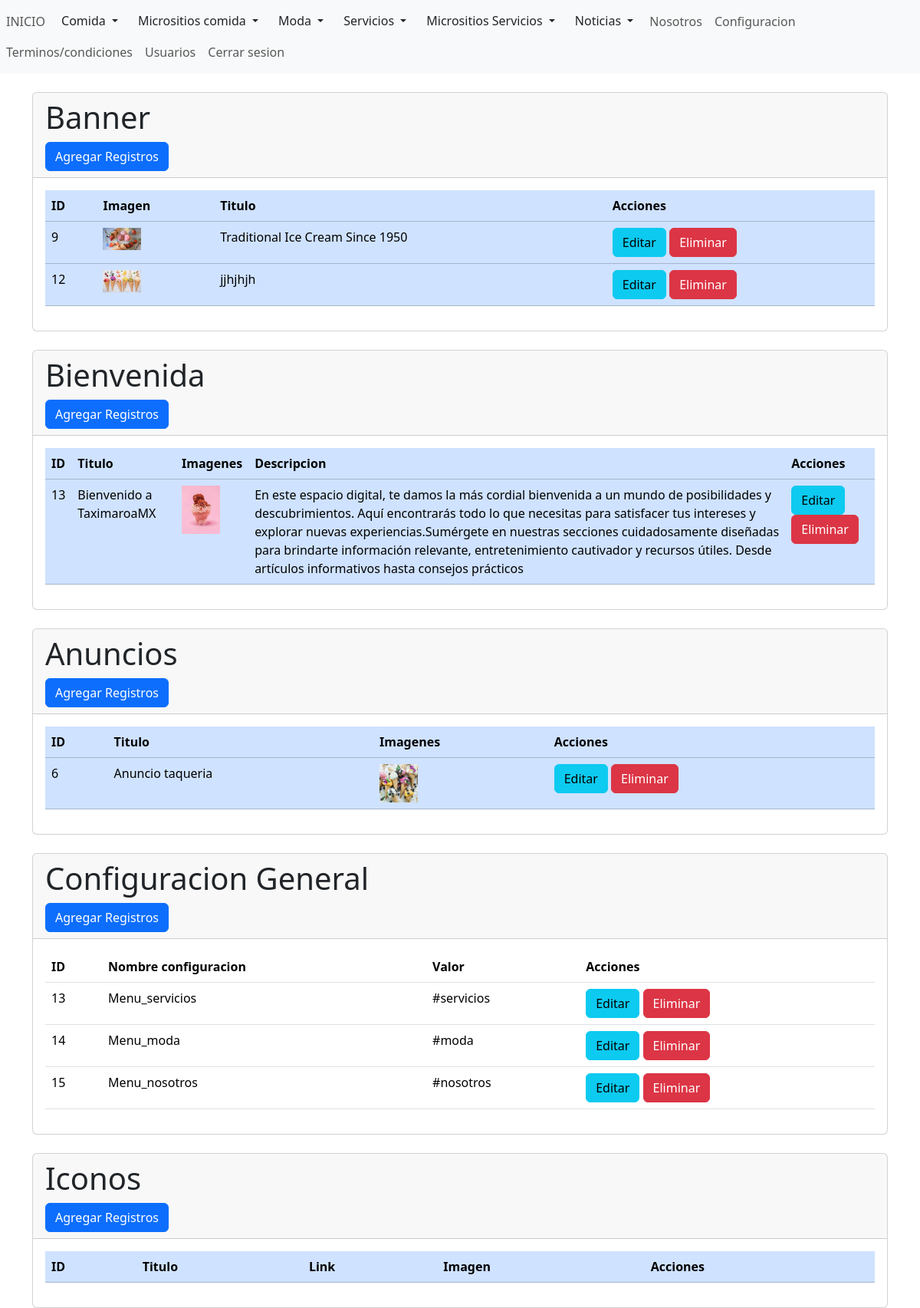
The page /admin/secciones/inicio/index.php (signed in) on the database its author committed.
### tables this page shows
CREATE TABLE `tb_banner` (
  `id` int(50) NOT NULL,
  `imagen` varchar(255) NOT NULL,
  `titulo` varchar(255) NOT NULL
);

CREATE TABLE `tb_bienvenida` (
  `id` int(50) NOT NULL,
  `titulo` varchar(255) NOT NULL,
  `imagen` varchar(255) NOT NULL,
  `descripcion` varchar(1000) NOT NULL
);

CREATE TABLE `tb_anuncios` (
  `id` int(50) NOT NULL,
  `imagen` varchar(255) NOT NULL,
  `titulo` varchar(255) NOT NULL
);

CREATE TABLE `tb_configuracion` (
  `id` int(11) NOT NULL,
  `nombreconfi` varchar(255) NOT NULL,
  `valor` varchar(255) NOT NULL
);

### admin/secciones/inicio/index.php (the view, shortened to what this page needs)
<?php
include("../../bd.php");
$sentencia2 = $conexion->prepare("SELECT *FROM `tb_banner`");
$sentencia2->execute();
$lista_banner = $sentencia2->fetchAll(PDO::FETCH_ASSOC);
$sentencia = $conexion->prepare("SELECT *FROM `tb_bienvenida`");
$sentencia->execute();
$lista_comida2 = $sentencia->fetchAll(PDO::FETCH_ASSOC);
$sentencia3 = $conexion->prepare("SELECT *FROM `tb_anuncios`");
$sentencia3->execute();
$lista_anuncios = $sentencia3->fetchAll(PDO::FETCH_ASSOC);
$sentencia4 = $conexion->prepare("SELECT *FROM `tb_configuracion`");
$sentencia4->execute();
$lista_configuracion = $sentencia4->fetchAll(PDO::FETCH_ASSOC);
include("../../templates/header.php")
?>
<br>
<div class="container">
    <div class="card">
        <div class="card-header">
            <h1>Banner</h1>
            <a name="" id="" class="btn btn-primary" href="crear.php" role="button">Agregar Registros</a>
        </div>
        <div class="card-body">
            <div class="table-responsive-sm">
                <table class="table table-primary">
                    <thead>
                        <tr>
                            <th scope="col">ID</th>
                            <th scope="col">Imagen</th>
                            <th scope="col">Titulo</th>
                            <th scope="col">Acciones</th>
                        </tr>
                    </thead>
                    <tbody>
                        <?php foreach ($lista_banner as $registros2) { ?>
                            <tr class="">
                                <td scope="col"><?php echo $registros2['id']; ?></td>
                                <td scope="col">
                                    <img width="50" src="../../../img/inicio/banner/<?php echo $registros2['imagen']; ?>" />
                                </td>
                                <td><?php echo $registros2['titulo']; ?></td>
                                <td>
                                    <a name="" id="" class="btn btn-info" href="editar.php?txtid=<?php echo $registros2['id']; ?>" role="button">Editar
                                    </a>
                                    <a name="" id="" class="btn btn-danger" href="index.php?txtid=<?php echo $registros2['id']; ?>" role="button">Eliminar
                                    </a>
                                </td>
                            </tr>
                        <?php } ?>
                    </tbody>
                </table>
            </div>
        </div>
    </div>
    <br>
    <div class="card">
        <div class="card-header">
            <h1>Bienvenida</h1>
            <a name="" id="" class="btn btn-primary" href="crear_bienvenida.php" role="button">Agregar Registros</a>
        </div>
        <div class="card-body">
            <div class="table-responsive-sm">
                <table class="table table-primary">
                    <thead>
                        <tr>
                            <th scope="col">ID</th>
                            <th scope="col">Titulo</th>
                            <th scope="col">Imagenes</th>
                            <th scope="col">Descripcion</th>
                            <th scope="col">Acciones</th>
                        </tr>
                    </thead>
                    <tbody>
                        <?php foreach ($lista_comida2 as $registros2) { ?>
                            <tr class="">
                                <td scope="col"><?php echo $registros2['id']; ?></td>
                                <td><?php echo $registros2['titulo']; ?></td>
                                <td scope="col">
                                    <img width="50" src="../../../img/inicio/bienvenida/<?php echo $registros2['imagen']; ?>" />
                                </td>
                                <td scope="col"><?php echo $registros2['descripcion']; ?></td>
                                <td>
                                    <a name="" id="" class="btn btn-info" href="editar_bienvenida.php?txtid=<?php echo $registros2['id']; ?>" role="button">Editar
                                    </a>
                                    <a name="" id="" class="btn btn-danger" href="index.php?txtid=<?php echo $registros2['id']; ?>" role="button">Eliminar
                                    </a>
                                </td>
                            </tr>
                        <?php } ?>
                    </tbody>
                </table>
            </div>
        </div>
    </div>
    <br>
    <div class="card">
        <div class="card-header">
            <h1>Anuncios</h1>
            <a name="" id="" class="btn btn-primary" href="crear_anuncio.php" role="button">Agregar Registros</a>
        </div>
        <div class="card-body">
            <div class="table-responsive-sm">
                <table class="table table-primary">
                    <thead>
                        <tr>
                            <th scope="col">ID</th>
                            <th scope="col">Titulo</th>
                            <th scope="col">Imagenes</th>
                            <th scope="col">Acciones</th>
                        </tr>
                    </thead>
                    <tbody>
                        <?php foreach ($lista_anuncios as $registros3) { ?>
                            <tr class="">
                                <td scope="col"><?php echo $registros3['id']; ?></td>
                                <td scope="col"><?php echo $registros3['titulo']; ?></td>
                                <td scope="col">
                                    <img width="50" src="../../../img/inicio/anuncios/<?php echo $registros3['imagen']; ?>" />
                                </td>
                                <td>
                                    <a name="" id="" class="btn btn-info" href="editar_anuncio.php?txtid=<?php echo $registros3['id']; ?>" role="button">Editar
                                    </a>
                                    <a name="" id="" class="btn btn-danger" href="index.php?txtid=<?php echo $registros3['id']; ?>" role="button">Eliminar</a>
                                </td>
                            </tr>
                        <?php } ?>
                    </tbody>
                </table>
            </div>
        </div>
    </div>
    <br>
    <div class="card">
        <div class="card-header">
            <h1>Configuracion General</h1>
            <a name="" id="" class="btn btn-primary" href="crear_confi.php" role="button">Agregar Registros</a>
        </div>
        <div class="card-body">
            <div class="table-responsive-sm">
                <table class="table">
                    <thead>
                        <tr>
                            <th scope="col">ID</th>
                            <th scope="col">Nombre configuracion</th>
                            <th scope="col">Valor</th>
                            <th scope="col">Acciones</th>
                        </tr>
                    </thead>
                    <tbody>
                        <?php foreach ($lista_configuracion as $registros) { ?>
                            <tr class="">
                                <td><?php echo $registros['id']; ?></td>
                                <td><?php echo $registros['nombreconfi']; ?></td>
                                <td><?php echo $registros['valor']; ?></td>
                                <td>
                                    <a name="" id="" class="btn btn-info" href="editar_confi.php?txtid=<?php echo $registros['id']; ?>" role="button">Editar
                                    </a>
                                    <a name="" id="" class="btn btn-danger" href="index.php?txtid=<?php echo $registros['id']; ?>" role="button">Eliminar
                                    </a>
                                </td>
                            </tr>
                        <?php } ?>
                    </tbody>
                </table>
            </div>
        </div>
    </div>
    <br>
    <div class="card">
        <div class="card-header">
            <h1>Iconos</h1>
            <a name="" id="" class="btn btn-primary" href="crear_icono.php" role="button">Agregar Registros</a>
        </div>
        <div class="card-body">
            <div class="table-responsive-sm">
                <table class="table table-primary">
                    <thead>
                        <tr>
                            <th scope="col">ID</th>
                            <th scope="col">Titulo</th>
                            <th scope="col">Link</th>
                            <th scope="col">Imagen</th>
                            <th scope="col">Acciones</th>
                        </tr>
                    </thead>
                </table>
            </div>
        </div>
    </div>
</div>
<?php include("../../templates/footer.php") ?>

### rows shown on the page
tb_banner: id "9", imagen (picture), titulo "Traditional Ice Cream Since 1950"
tb_banner: id "12", imagen (picture), titulo "jjhjhjh"
tb_bienvenida: id "13", titulo "Bienvenido a TaximaroaMX", imagen (picture), descripcion "En este espacio digital, te damos la más cordial bienvenida a un mundo de posibilidades y descubrimientos. Aquí encontrarás todo lo que necesitas para satisfacer tus intereses y explorar nuevas experiencias.Sumérgete en nuestras secciones cuidadosamente diseñadas para brindarte información relevante, entretenimiento cautivador y recursos útiles. Desde artículos informativos hasta consejos prácticos"
tb_anuncios: id "6", titulo "Anuncio taqueria", imagen (picture)
tb_configuracion: id "13", nombreconfi "Menu_servicios", valor "#servicios"
tb_configuracion: id "14", nombreconfi "Menu_moda", valor "#moda"
tb_configuracion: id "15", nombreconfi "Menu_nosotros", valor "#nosotros"
